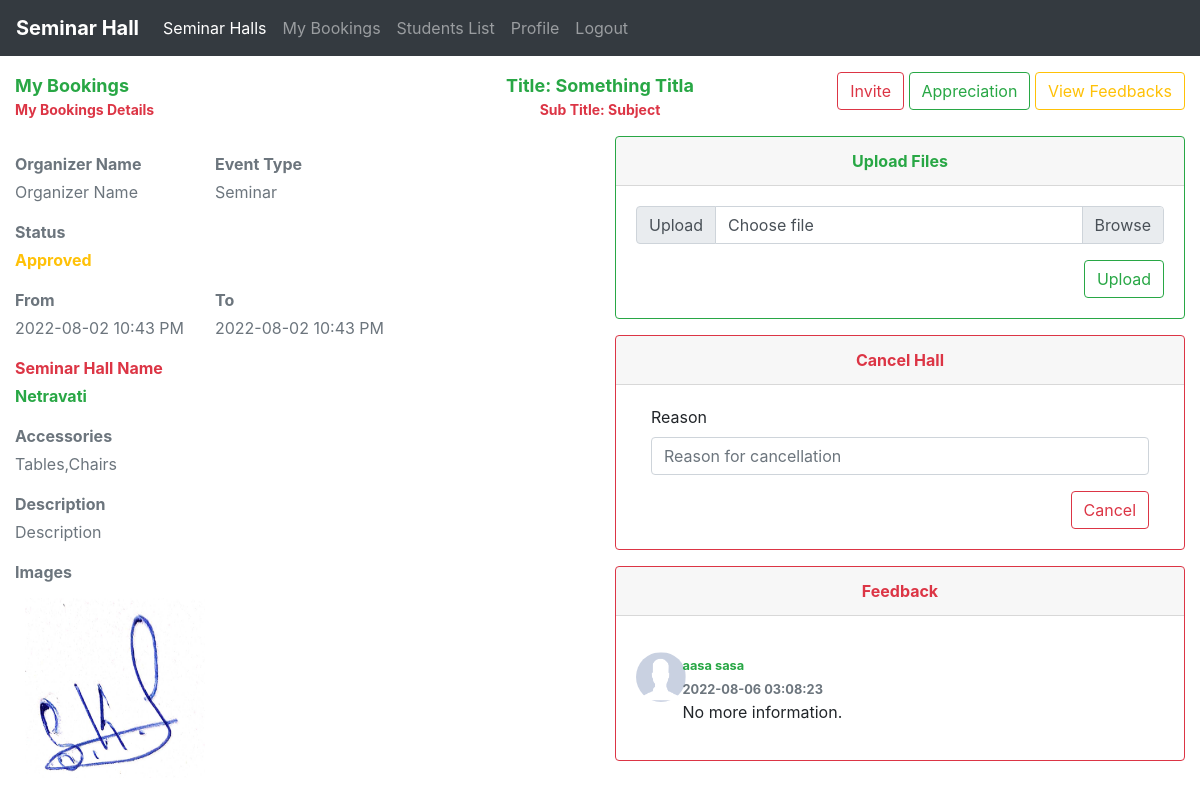
/department/view_seminar_hall.php?id=9, run on the app's committed database.
### tables this page shows
CREATE TABLE IF NOT EXISTS `bookings` (
  `id` int(11) NOT NULL AUTO_INCREMENT,
  `deptId` int(11) NOT NULL,
  `seminar_hall_id` int(11) NOT NULL,
  `title` varchar(100) NOT NULL,
  `subTitle` varchar(100) NOT NULL,
  `organizerName` varchar(100) NOT NULL,
  `from_date` datetime NOT NULL,
  `to_date` datetime NOT NULL,
  `guests` text,
  `description` text NOT NULL,
  `status` varchar(30) NOT NULL DEFAULT 'Pending',
  `images` text,
  `cancellation_reason` text,
  `accessories` text,
  `event_type` varchar(100) NOT NULL,
  `sem` varchar(30) NOT NULL,
  UNIQUE KEY `id_2` (`id`),
  KEY `deptId` (`deptId`)
);

CREATE TABLE IF NOT EXISTS `seminar_halls` (
  `id` int(11) NOT NULL AUTO_INCREMENT,
  `hall_name` varchar(100) NOT NULL,
  `hall_description` text NOT NULL,
  PRIMARY KEY (`id`)
);

CREATE TABLE IF NOT EXISTS `feedback` (
  `booking_id` int(11) NOT NULL,
  `feedback` text NOT NULL,
  `student_id` varchar(11) NOT NULL,
  `updated_value` timestamp NOT NULL DEFAULT CURRENT_TIMESTAMP,
  `1st` varchar(30) NOT NULL,
  `2nd` varchar(30) NOT NULL,
  `3rd` varchar(30) NOT NULL,
  `4th` varchar(30) NOT NULL,
  `5th` varchar(30) NOT NULL
);

CREATE TABLE IF NOT EXISTS `students_list` (
  `id` int(11) NOT NULL AUTO_INCREMENT,
  `roll_no` varchar(100) NOT NULL,
  `student_name` varchar(100) NOT NULL,
  `student_email` varchar(100) NOT NULL,
  `deptId` varchar(100) NOT NULL,
  `sem` int(11) NOT NULL,
  `password` varchar(100) NOT NULL DEFAULT '12345',
  `mobile_number` double DEFAULT NULL,
  PRIMARY KEY (`id`)
);

### department/view_seminar_hall.php (the view, shortened to what this page needs)
<?php
include('./department_header.php');
include('../db/dbcon.php');
$result = mysqli_query($con, "SELECT * FROM `bookings` b, `seminar_halls` s
WHERE b.seminar_hall_id = s.id AND b.id = $_GET[id]") or die(mysqli_error($con));
$row = mysqli_fetch_array($result);
$images = explode(',', $row[11]);
$feedback_query = "SELECT * FROM `feedback` f, `bookings` b, `students_list` s
WHERE f.booking_id = b.id and f.student_id = s.roll_no and f.booking_id = $_GET[id]";
$feedback_result = mysqli_query($con, $feedback_query);
$feedback_count = mysqli_num_rows($feedback_result);
?>
<!DOCTYPE html>
<html lang="en">
<head>
</head>
<body>
    <div class="container-fluid">
        <div class="row mt-3">
            <div class="col-md-4">
                <p class="page-title font-weight-bold text-success m-0">My Bookings</p>
                <p class="page-subTitle text-danger font-weight-bold">My Bookings Details</p>
            </div>
            <div class="col-md-4 text-center">
                <p class="page-title font-weight-bold text-success m-0">Title: <?php echo $row[3]; ?></p>
                <p title="<?php echo $row[4]; ?>" class="page-subTitle text-truncate text-danger font-weight-bold">Sub Title: <?php echo $row[4]; ?></p>
            </div>
            <div class="col-md-4 text-right">
                <a href="./invite_letter.php?id=<?php echo $_GET['id']; ?>" class="btn btn-outline-danger">Invite</a>
                <a href="./appreciation_letter.php?id=<?php echo $_GET['id']; ?>" class="btn btn-outline-success">Appreciation</a>
                <a href="./view_feedbacks.php?id=<?php echo $_GET['id']; ?>" class="btn btn-outline-warning">View Feedbacks</a>
            </div>
        </div>
        <div class="row">
            <div class="col-md-6">
                <div class="row mt-3">
                    <div class="col-md-4">
                        <p class="text-title mb-1 font-weight-bold text-secondary">Organizer Name</p>
                        <p class="text-muted m-0"><?php echo $row[5]; ?></p>
                    </div>
                    <div class="col-md-4">
                        <p class="text-title mb-1 font-weight-bold text-secondary">Event Type</p>
                        <p class="text-muted m-0"><?php echo $row[14]; ?></p>
                    </div>
                    <div class="col-md-4">
                    </div>
                </div>
                <div class="row mt-3">
                    <div class="col-md-12">
                        <p class="text-title mb-1 font-weight-bold text-secondary">Status</p>
                        <p class="text-warning m-0 font-weight-bold"><?php echo $row[10]; ?></p>
                    </div>
                </div>
                <div class="row mt-3">
                    <div class="col-md-4">
                        <p class="text-title mb-1 font-weight-bold text-secondary">From</p>
                        <p class="text-muted m-0"><?php echo date_format(date_create($row[6]), "Y-m-d h:i A"); ?></p>
                    </div>
                    <div class="col-md-4">
                        <p class="text-title mb-1 font-weight-bold text-secondary">To</p>
                        <p class="text-muted m-0"><?php echo date_format(date_create($row[7]), "Y-m-d h:i A"); ?></p>
                    </div>
                </div>
                <div class="row mt-3">
                    <div class="col-md-4">
                        <p class="text-title mb-1 font-weight-bold text-danger">Seminar Hall Name</p>
                        <p class="m-0 text-success font-weight-bold"><?php echo $row[17]; ?></p>
                    </div>
                </div>
                <div class="row mt-3">
                    <div class="col-md-12">
                        <p class="text-title mb-1 font-weight-bold text-secondary">Accessories</p>
                        <p class="text-muted m-0"><?php echo $row[13]; ?></p>
                    </div>
                </div>
                <div class="row mt-3">
                    <div class="col-md-12">
                        <p class="text-title mb-1 font-weight-bold text-secondary">Description</p>
                        <p class="text-muted m-0"><?php echo $row[9]; ?></p>
                    </div>
                </div>
                <?php
                if ($row[11]) {
                ?>
                    <div class="row mt-3">
                        <div class="col-md-12">
                            <p class="text-title mb-1 font-weight-bold text-secondary">Images</p>
                            <div class="image-thumbnails">
                                <?php
                                for ($i = 0; $i < count($images); $i++) {
                                    if (explode('.', $images[$i])[1] !== 'pdf') {
                                ?>
                                        <img class="uploaded-images" src="./../<?php echo $images[$i]; ?>" alt="" />
                                <?php
                                    }
                                }
                                ?>
                            </div>
                        </div>
                    </div>
                <?php
                }
                ?>
            </div>
            <div class="col-md-6">
                <?php
                if ($row[10] !== "cancelled") {
                ?>
                    <div class="card border-success mb-3">
                        <div class="card-header text-success text-center font-weight-bold">Upload Files</div>
                        <div class="card-body">
                            <form action="" method="post" enctype="multipart/form-data">
                                <div class="input-group mb-3">
                                    <div class="input-group-prepend">
                                        <span class="input-group-text">Upload</span>
                                    </div>
                                    <div class="custom-file">
                                        <label class="custom-file-label" for="inputGroupFile01">Choose file</label>
                                    </div>
                                </div>
                                <div class="text-right">
                                    <button type="submit" name="upload" class="btn btn-outline-success">Upload</button>
                                </div>
                            </form>
                        </div>
                    </div>
                <?php
                }
                ?>
                <?php
                if ($row[10] !== "cancelled") {
                ?>
                    <div class="card border-danger">
                        <div class="card-header text-danger font-weight-bold text-center">Cancel Hall</div>
                        <div class="card-body">
                            <form action="" method="post">
                                <div class="col-md-12">
                                    <div class="form-group">
                                        <label for="reason">Reason</label>
                                        <input type="text" class="form-control" name="reason" id="reason" placeholder="Reason for cancellation" required>
                                    </div>
                                </div>
                                <div class="col-md-12 text-right">
                                    <button type="submit" name="cancel" class="btn btn-outline-danger">Cancel</button>
                                </div>
                            </form>
                        </div>
                    </div>
                <?php
                }
                ?>
                <div class="card border-danger mt-3">
                    <div class="card-header text-danger font-weight-bold text-center">Feedback</div>
                    <div class="card-body">
                        <?php
                        if ($feedback_count === 0) {
                        ?>
                            <p class="text-danger">No Feedback has been added.</p>
                            <?php
                        } else {
                            while ($row = mysqli_fetch_array($feedback_result)) {
                            ?>
                                <div class="row mt-3">
                                    <div class="col-md-1">
                                        <img class="avatar" src="./../images/avatar.png" alt="Avatar" />
                                    </div>
                                    <div class="col-md-11">
                                        <p class="m-0">
                                            <small class="font-weight-bold text-success"><?php echo $row[27] .' '. $row[28]; ?></small>
                                        </p>
                                        <p class="m-0">
                                            <small class="text-muted font-weight-bold"><?php echo $row[3]; ?></small>
                                        </p>
                                        <p><?php echo $row[1]; ?></p>
                                    </div>
                                </div>
                        <?php
                            }
                        }
                        ?>
                    </div>
                </div>
            </div>
        </div>
    </div>
</body>
</html>

### css/style.css (style rules this page uses)
.page-title { font-size: 18px; }
.page-subTitle { font-size: 14px; }
.uploaded-images { width: 200px; height: 200px; padding: 10px; }

### department/view_seminar_hall.php (style rules this page uses)
.avatar { width: 50px; border-radius: 50%; height: 50px; }

### data on the page
bookings: title "Something Titla", subTitle "Subject", organizerName "Organizer Name", event_type "Seminar", status "Approved", from_date "2022-08-02 10:43 PM", to_date "2022-08-02 10:43 PM", seminar_hall.hall_name "Netravati", accessories "Tables,Chairs", description "Description", images (picture)
feedback: students_list.student_name "aasa", students_list.student_email "sasa", updated_value "2022-08-06 03:08:23", feedback "No more information."
